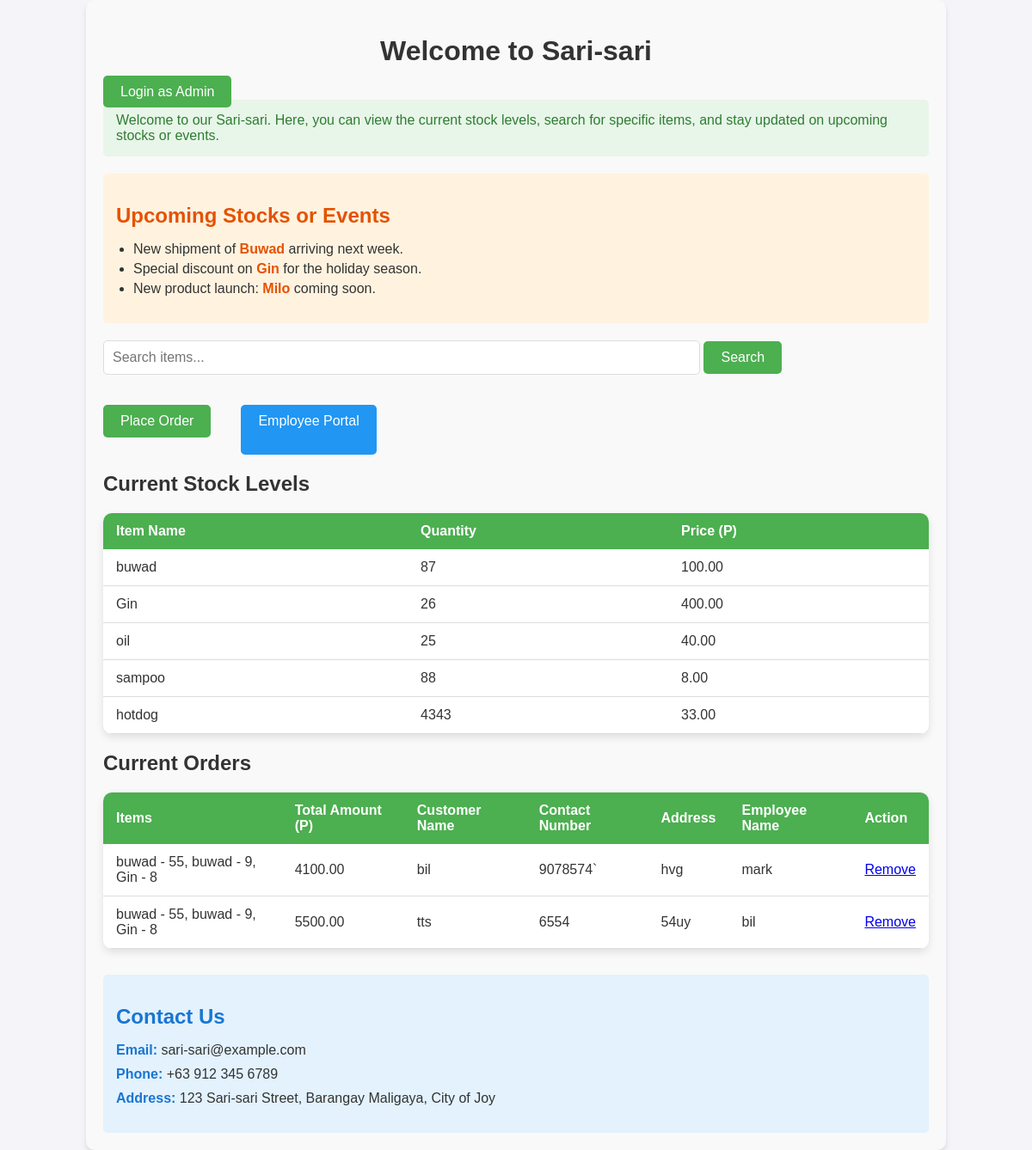
The app's page /home.php with its own data.
### tables this page shows
CREATE TABLE `inventory` (
  `id` int(11) NOT NULL,
  `item_name` varchar(255) NOT NULL,
  `quantity` int(11) NOT NULL,
  `price` decimal(10,2) NOT NULL
);

### home.php (the view, shortened to what this page needs)
<?php
$conn = new mysqli('localhost', 'root', '', 'inventory_db');
$sql = "SELECT item_name, quantity, price FROM inventory";
$result = $conn->query($sql);
$inventory_data = [];
while ($row = $result->fetch_assoc()) {
    $inventory_data[] = $row;
}
$orders_sql = "SELECT order_id, customer_name, contact_number, address, employee_name, SUM(total_amount) as total_amount
               FROM orders
               GROUP BY order_id, customer_name, contact_number, address, employee_name";
$orders_result = $conn->query($orders_sql);
$orders_data = [];
while ($order = $orders_result->fetch_assoc()) {
    $order_id = $order['order_id'];
    $items_sql = "SELECT item_name, quantity FROM orders WHERE order_id = '$order_id'";
    $items_result = $conn->query($items_sql);
    $items_list = [];
    while ($item = $items_result->fetch_assoc()) {
        $items_list[] = htmlspecialchars($item['item_name'], ENT_QUOTES, 'UTF-8') . " - " . htmlspecialchars($item['quantity'], ENT_QUOTES, 'UTF-8');
    }
    $order['items'] = implode(", ", $items_list);
    $orders_data[] = $order;
}
?>
<!DOCTYPE html>
<html lang="en">
<head>
    <link rel="stylesheet" href="styles.css">
</head>
<body>
    <div class="container">
        <h1>Welcome to Sari-sari</h1>
        <?php if (!isset($_SESSION['user_id'])): ?>
            <div class="login-prompt">
                <a href="login.php" class="login-btn">Login as Admin</a>
            </div>
        <?php else: ?>
            <a href="logout.php" class="logout-btn">Logout</a>
        <?php endif; ?>
        <div class="description">
            <p>Welcome to our Sari-sari. Here, you can view the current stock levels, search for specific items, and stay updated on upcoming stocks or events.</p>
        </div>
        <div class="highlights">
            <h2>Upcoming Stocks or Events</h2>
            <ul>
                <li>New shipment of <strong>Buwad</strong> arriving next week.</li>
                <li>Special discount on <strong>Gin</strong> for the holiday season.</li>
                <li>New product launch: <strong>Milo</strong> coming soon.</li>
            </ul>
        </div>
        <div class="search-container">
            <form action="home.php" method="GET">
                <input type="text" name="search" placeholder="Search items..." value="<?php echo htmlspecialchars($_GET['search'] ?? '', ENT_QUOTES, 'UTF-8'); ?>">
                <button type="submit">Search</button>
            </form>
        </div>
        <div class="button-container">
            <a href="order.php" class="order-btn">Place Order</a>
            <a href="employee_portal.php" class="employee-portal-btn">Employee Portal</a>
        </div>
        <h2>Current Stock Levels</h2>
        <table>
            <thead>
                <tr>
                    <th>Item Name</th>
                    <th>Quantity</th>
                    <th>Price (P)</th>
                </tr>
            </thead>
            <tbody>
                <?php if (!empty($inventory_data)): ?>
                    <?php foreach ($inventory_data as $row): ?>
                        <tr>
                            <td><?php echo htmlspecialchars($row['item_name'], ENT_QUOTES, 'UTF-8'); ?></td>
                            <td><?php echo htmlspecialchars($row['quantity'], ENT_QUOTES, 'UTF-8'); ?></td>
                            <td><?php echo htmlspecialchars($row['price'], ENT_QUOTES, 'UTF-8'); ?></td>
                        </tr>
                    <?php endforeach; ?>
                <?php else: ?>
                    <tr>
                        <td colspan="3">No items found in inventory.</td>
                    </tr>
                <?php endif; ?>
            </tbody>
        </table>
        <h2>Current Orders</h2>
        <table>
            <thead>
                <tr>
                    <th>Items</th>
                    <th>Total Amount (P)</th>
                    <th>Customer Name</th>
                    <th>Contact Number</th>
                    <th>Address</th>
                    <th>Employee Name</th>
                    <th>Action</th>
                </tr>
            </thead>
            <tbody>
                <?php if (!empty($orders_data)): ?>
                    <?php foreach ($orders_data as $order): ?>
                        <tr>
                            <td><?php echo htmlspecialchars($order['items'], ENT_QUOTES, 'UTF-8'); ?></td>
                            <td><?php echo htmlspecialchars($order['total_amount'], ENT_QUOTES, 'UTF-8'); ?></td>
                            <td><?php echo htmlspecialchars($order['customer_name'], ENT_QUOTES, 'UTF-8'); ?></td>
                            <td><?php echo htmlspecialchars($order['contact_number'], ENT_QUOTES, 'UTF-8'); ?></td>
                            <td><?php echo htmlspecialchars($order['address'], ENT_QUOTES, 'UTF-8'); ?></td>
                            <td><?php echo htmlspecialchars($order['employee_name'], ENT_QUOTES, 'UTF-8'); ?></td>
                            <td>
                                <a href="remove_order.php?order_id=<?php echo htmlspecialchars($order['order_id'], ENT_QUOTES, 'UTF-8'); ?>"
                                   onclick="return confirm('Are you sure you want to remove this order?');">Remove</a>
                            </td>
                        </tr>
                    <?php endforeach; ?>
                <?php else: ?>
                    <tr>
                        <td colspan="7">No orders found.</td>
                    </tr>
                <?php endif; ?>
            </tbody>
        </table>
        <div class="contacts">
            <h2>Contact Us</h2>
            <ul>
                <li><strong>Email:</strong> sari-sari@example.com</li>
                <li><strong>Phone:</strong> +63 912 345 6789</li>
                <li><strong>Address:</strong> 123 Sari-sari Street, Barangay Maligaya, City of Joy</li>
            </ul>
        </div>
    </div>
</body>
</html>

### styles.css (style rules this page uses)
body { font-family: 'Arial', sans-serif; background-color: #f4f4f9; margin: 0; padding: 0; color: #333; }
.container { width: 80%; margin: 0 auto; padding: 20px; background-color: #f9f9f9; border-radius: 10px; box-shadow: 0 4px 6px rgba(0, 0, 0, 0.1); }
h1 { text-align: center; font-size: 2rem; margin-bottom: 20px; }
h2 { font-size: 1.5rem; margin-bottom: 15px; }
input, select { padding: 10px; margin-bottom: 15px; font-size: 16px; border: 1px solid #ddd; border-radius: 5px; }
button { padding: 10px 20px; background-color: #4CAF50; color: white; font-size: 16px; border: none; border-radius: 5px; cursor: pointer; }
.button-container { margin-top: 20px; display: flex; gap: 15px; }
.login-btn { padding: 10px 20px; background-color: #4CAF50; color: white; border: none; border-radius: 5px; font-size: 16px; text-decoration: none; cursor: pointer; }
table { width: 100%; border-collapse: collapse; margin-top: 20px; background-color: #fff; border-radius: 10px; overflow: hidden; box-shadow: 0 4px 10px rgba(0, 0, 0, 0.1); }
th, td { padding: 12px 15px; text-align: left; }
th { background-color: #4CAF50; color: white; font-weight: bold; }
td { border-bottom: 1px solid #ddd; }
.search-container { margin-bottom: 20px; }
.search-container input[type="text"] { padding: 10px; width: 70%; border: 1px solid #ddd; border-radius: 5px; font-size: 16px; }
.search-container button { padding: 10px 20px; background-color: #4CAF50; color: white; border: none; border-radius: 5px; font-size: 16px; cursor: pointer; }
.description { background-color: #e8f5e9; padding: 15px; border-radius: 5px; margin-bottom: 20px; }
.description p { margin: 0; font-size: 1rem; color: #2e7d32; }
.highlights { background-color: #fff3e0; padding: 15px; border-radius: 5px; margin-bottom: 20px; }
.highlights h2 { font-size: 1.5rem; color: #e65100; margin-bottom: 10px; }
.highlights ul { list-style-type: disc; padding-left: 20px; }
.highlights li { font-size: 1rem; margin-bottom: 5px; }
.highlights strong { color: #e65100; }
.contacts { margin-top: 30px; background-color: #e3f2fd; padding: 15px; border-radius: 5px; }
.contacts h2 { font-size: 1.5rem; color: #1976d2; margin-bottom: 10px; }
.contacts ul { list-style-type: none; padding-left: 0; }
.contacts li { font-size: 1rem; margin-bottom: 10px; }
.contacts strong { color: #1976d2; }
.order-btn { padding: 10px 20px; background-color: #ff9800; color: white; border: none; border-radius: 5px; font-size: 16px; cursor: pointer; margin-bottom: 20px; }
.button-container { margin-bottom: 20px; }
.employee-portal-btn { display: inline-block; padding: 10px 20px; background-color: #4CAF50; color: white; text-decoration: none; border-radius: 5px; margin-left: 10px; }
.order-btn, .employee-portal-btn { display: inline-block; padding: 10px 20px; background-color: #4CAF50; color: white; text-decoration: none; border-radius: 5px; margin-right: 10px; }
.employee-portal-btn { background-color: #2196F3; }

### records on screen
inventory: item_name "buwad", quantity "87", price "100.00"
inventory: item_name "Gin", quantity "26", price "400.00"
inventory: item_name "oil", quantity "25", price "40.00"
inventory: item_name "sampoo", quantity "88", price "8.00"
inventory: item_name "hotdog", quantity "4343", price "33.00"

### other values on screen
$order['items'] "buwad - 55, buwad - 9, Gin - 8"
$order['total_amount'] "4100.00"
$order['customer_name'] "bil"
$order['contact_number'] "9078574`"
$order['address'] "hvg"
$order['employee_name'] "mark"
$order['total_amount'] "5500.00"
$order['customer_name'] "tts"
$order['contact_number'] "6554"
$order['address'] "54uy"
$order['employee_name'] "bil"
